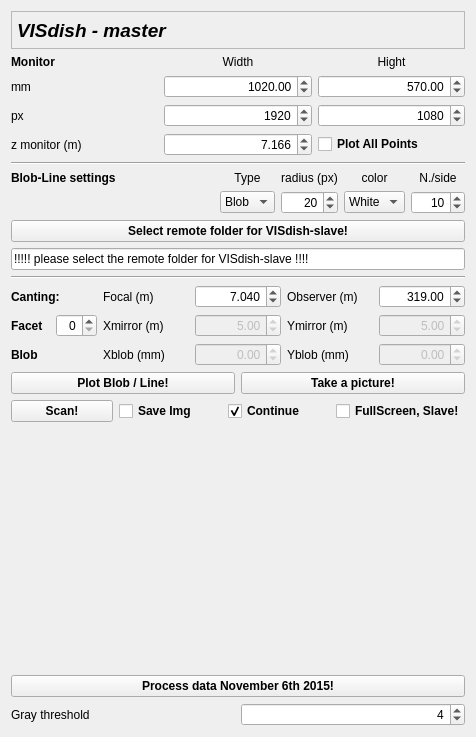
<?xml version="1.0" encoding="UTF-8"?>
<ui version="4.0">
 <class>Widget</class>
 <widget class="QWidget" name="Widget">
  <property name="geometry">
   <rect>
    <x>0</x>
    <y>0</y>
    <width>476</width>
    <height>737</height>
   </rect>
  </property>
  <property name="windowTitle">
   <string>Widget</string>
  </property>
  <layout class="QHBoxLayout" name="horizontalLayout_6">
   <item>
    <layout class="QVBoxLayout" name="verticalLayout">
     <item>
      <widget class="QLabel" name="label_36">
       <property name="font">
        <font>
         <pointsize>14</pointsize>
         <weight>75</weight>
         <italic>true</italic>
         <bold>true</bold>
        </font>
       </property>
       <property name="frameShape">
        <enum>QFrame::StyledPanel</enum>
       </property>
       <property name="frameShadow">
        <enum>QFrame::Raised</enum>
       </property>
       <property name="text">
        <string>VISdish - master</string>
       </property>
       <property name="alignment">
        <set>Qt::AlignLeading|Qt::AlignLeft|Qt::AlignVCenter</set>
       </property>
      </widget>
     </item>
     <item>
      <layout class="QGridLayout" name="gridLayout">
       <item row="0" column="0">
        <widget class="QLabel" name="label">
         <property name="font">
          <font>
           <weight>75</weight>
           <bold>true</bold>
          </font>
         </property>
         <property name="text">
          <string>Monitor</string>
         </property>
        </widget>
       </item>
       <item row="0" column="1">
        <widget class="QLabel" name="label_2">
         <property name="text">
          <string>Width</string>
         </property>
         <property name="alignment">
          <set>Qt::AlignCenter</set>
         </property>
        </widget>
       </item>
       <item row="0" column="2">
        <widget class="QLabel" name="label_3">
         <property name="text">
          <string>Hight</string>
         </property>
         <property name="alignment">
          <set>Qt::AlignCenter</set>
         </property>
        </widget>
       </item>
       <item row="1" column="0">
        <widget class="QLabel" name="label_4">
         <property name="text">
          <string>mm</string>
         </property>
        </widget>
       </item>
       <item row="1" column="1">
        <widget class="QDoubleSpinBox" name="dSB_MmmW">
         <property name="alignment">
          <set>Qt::AlignRight|Qt::AlignTrailing|Qt::AlignVCenter</set>
         </property>
         <property name="maximum">
          <double>2000.000000000000000</double>
         </property>
         <property name="singleStep">
          <double>1.000000000000000</double>
         </property>
         <property name="value">
          <double>1020.000000000000000</double>
         </property>
        </widget>
       </item>
       <item row="1" column="2">
        <widget class="QDoubleSpinBox" name="dSB_MmmH">
         <property name="alignment">
          <set>Qt::AlignRight|Qt::AlignTrailing|Qt::AlignVCenter</set>
         </property>
         <property name="maximum">
          <double>3000.000000000000000</double>
         </property>
         <property name="value">
          <double>570.000000000000000</double>
         </property>
        </widget>
       </item>
       <item row="2" column="0">
        <widget class="QLabel" name="label_5">
         <property name="text">
          <string>px</string>
         </property>
        </widget>
       </item>
       <item row="2" column="1">
        <widget class="QSpinBox" name="sB_MpxW">
         <property name="alignment">
          <set>Qt::AlignRight|Qt::AlignTrailing|Qt::AlignVCenter</set>
         </property>
         <property name="maximum">
          <number>3000</number>
         </property>
         <property name="value">
          <number>1920</number>
         </property>
        </widget>
       </item>
       <item row="2" column="2">
        <widget class="QSpinBox" name="sB_MpxH">
         <property name="alignment">
          <set>Qt::AlignRight|Qt::AlignTrailing|Qt::AlignVCenter</set>
         </property>
         <property name="maximum">
          <number>3000</number>
         </property>
         <property name="value">
          <number>1080</number>
         </property>
        </widget>
       </item>
       <item row="3" column="1">
        <layout class="QHBoxLayout" name="horizontalLayout_3">
         <item>
          <widget class="QDoubleSpinBox" name="dSB_zMonitor">
           <property name="alignment">
            <set>Qt::AlignRight|Qt::AlignTrailing|Qt::AlignVCenter</set>
           </property>
           <property name="decimals">
            <number>3</number>
           </property>
           <property name="singleStep">
            <double>0.010000000000000</double>
           </property>
           <property name="value">
            <double>7.166000000000000</double>
           </property>
          </widget>
         </item>
        </layout>
       </item>
       <item row="3" column="0">
        <widget class="QLabel" name="label_20">
         <property name="text">
          <string>z monitor (m)</string>
         </property>
        </widget>
       </item>
       <item row="3" column="2">
        <widget class="QCheckBox" name="checkBox_PAP">
         <property name="font">
          <font>
           <weight>75</weight>
           <bold>true</bold>
          </font>
         </property>
         <property name="text">
          <string>Plot All Points</string>
         </property>
         <property name="checked">
          <bool>false</bool>
         </property>
        </widget>
       </item>
      </layout>
     </item>
     <item>
      <widget class="Line" name="line">
       <property name="orientation">
        <enum>Qt::Horizontal</enum>
       </property>
      </widget>
     </item>
     <item>
      <layout class="QGridLayout" name="gridLayout_2">
       <item row="0" column="0">
        <widget class="QLabel" name="label_6">
         <property name="font">
          <font>
           <weight>75</weight>
           <bold>true</bold>
          </font>
         </property>
         <property name="text">
          <string>Blob-Line settings</string>
         </property>
        </widget>
       </item>
       <item row="0" column="2">
        <widget class="QLabel" name="label_7">
         <property name="text">
          <string>radius (px)</string>
         </property>
         <property name="alignment">
          <set>Qt::AlignCenter</set>
         </property>
        </widget>
       </item>
       <item row="0" column="3">
        <widget class="QLabel" name="label_8">
         <property name="text">
          <string>color</string>
         </property>
         <property name="alignment">
          <set>Qt::AlignCenter</set>
         </property>
        </widget>
       </item>
       <item row="0" column="4">
        <widget class="QLabel" name="label_9">
         <property name="text">
          <string>N./side</string>
         </property>
         <property name="alignment">
          <set>Qt::AlignCenter</set>
         </property>
        </widget>
       </item>
       <item row="1" column="0">
        <spacer name="horizontalSpacer">
         <property name="orientation">
          <enum>Qt::Horizontal</enum>
         </property>
         <property name="sizeHint" stdset="0">
          <size>
           <width>40</width>
           <height>20</height>
          </size>
         </property>
        </spacer>
       </item>
       <item row="1" column="2">
        <widget class="QSpinBox" name="sB_rBlob">
         <property name="alignment">
          <set>Qt::AlignRight|Qt::AlignTrailing|Qt::AlignVCenter</set>
         </property>
         <property name="maximum">
          <number>1000</number>
         </property>
         <property name="value">
          <number>20</number>
         </property>
        </widget>
       </item>
       <item row="1" column="3">
        <widget class="QComboBox" name="comboBox">
         <item>
          <property name="text">
           <string>White</string>
          </property>
         </item>
         <item>
          <property name="text">
           <string>Black</string>
          </property>
         </item>
        </widget>
       </item>
       <item row="1" column="4">
        <widget class="QSpinBox" name="sB_Nblob">
         <property name="alignment">
          <set>Qt::AlignRight|Qt::AlignTrailing|Qt::AlignVCenter</set>
         </property>
         <property name="maximum">
          <number>1000</number>
         </property>
         <property name="value">
          <number>10</number>
         </property>
        </widget>
       </item>
       <item row="0" column="1">
        <widget class="QLabel" name="label_21">
         <property name="text">
          <string>Type</string>
         </property>
         <property name="alignment">
          <set>Qt::AlignCenter</set>
         </property>
        </widget>
       </item>
       <item row="1" column="1">
        <widget class="QComboBox" name="comboBox_BlobLine">
         <property name="currentIndex">
          <number>0</number>
         </property>
         <item>
          <property name="text">
           <string>Blob</string>
          </property>
         </item>
         <item>
          <property name="text">
           <string>Line</string>
          </property>
         </item>
        </widget>
       </item>
      </layout>
     </item>
     <item>
      <widget class="QPushButton" name="pushButton_slaveFolder">
       <property name="font">
        <font>
         <weight>75</weight>
         <bold>true</bold>
        </font>
       </property>
       <property name="text">
        <string>Select remote folder for VISdish-slave!</string>
       </property>
      </widget>
     </item>
     <item>
      <widget class="QLineEdit" name="lineEdit_slaveFolder">
       <property name="text">
        <string>!!!!! please select the remote folder for VISdish-slave !!!!</string>
       </property>
      </widget>
     </item>
     <item>
      <widget class="Line" name="line_2">
       <property name="orientation">
        <enum>Qt::Horizontal</enum>
       </property>
      </widget>
     </item>
     <item>
      <layout class="QGridLayout" name="gridLayout_3">
       <item row="0" column="0">
        <widget class="QLabel" name="label_17">
         <property name="font">
          <font>
           <weight>75</weight>
           <bold>true</bold>
          </font>
         </property>
         <property name="text">
          <string>Canting:</string>
         </property>
        </widget>
       </item>
       <item row="0" column="1">
        <widget class="QLabel" name="label_11">
         <property name="text">
          <string>Focal (m)</string>
         </property>
        </widget>
       </item>
       <item row="0" column="2">
        <widget class="QDoubleSpinBox" name="dSB_focal">
         <property name="alignment">
          <set>Qt::AlignRight|Qt::AlignTrailing|Qt::AlignVCenter</set>
         </property>
         <property name="decimals">
          <number>3</number>
         </property>
         <property name="singleStep">
          <double>0.010000000000000</double>
         </property>
         <property name="value">
          <double>7.040000000000000</double>
         </property>
        </widget>
       </item>
       <item row="0" column="3">
        <widget class="QLabel" name="label_12">
         <property name="text">
          <string>Observer (m)</string>
         </property>
        </widget>
       </item>
       <item row="0" column="4">
        <widget class="QDoubleSpinBox" name="dSB_observer">
         <property name="alignment">
          <set>Qt::AlignRight|Qt::AlignTrailing|Qt::AlignVCenter</set>
         </property>
         <property name="maximum">
          <double>9999.989999999999782</double>
         </property>
         <property name="value">
          <double>319.000000000000000</double>
         </property>
        </widget>
       </item>
       <item row="1" column="0">
        <layout class="QHBoxLayout" name="horizontalLayout_2">
         <item>
          <widget class="QLabel" name="label_18">
           <property name="font">
            <font>
             <weight>75</weight>
             <bold>true</bold>
            </font>
           </property>
           <property name="text">
            <string>Facet</string>
           </property>
          </widget>
         </item>
         <item>
          <widget class="QSpinBox" name="sB_Nfacet">
           <property name="alignment">
            <set>Qt::AlignRight|Qt::AlignTrailing|Qt::AlignVCenter</set>
           </property>
           <property name="minimum">
            <number>0</number>
           </property>
           <property name="value">
            <number>0</number>
           </property>
          </widget>
         </item>
        </layout>
       </item>
       <item row="1" column="1">
        <widget class="QLabel" name="label_13">
         <property name="text">
          <string>Xmirror (m)</string>
         </property>
        </widget>
       </item>
       <item row="1" column="2">
        <widget class="QDoubleSpinBox" name="dSB_Xmirror">
         <property name="enabled">
          <bool>false</bool>
         </property>
         <property name="alignment">
          <set>Qt::AlignRight|Qt::AlignTrailing|Qt::AlignVCenter</set>
         </property>
         <property name="minimum">
          <double>-99.989999999999995</double>
         </property>
         <property name="value">
          <double>5.000000000000000</double>
         </property>
        </widget>
       </item>
       <item row="1" column="3">
        <widget class="QLabel" name="label_14">
         <property name="text">
          <string>Ymirror (m)</string>
         </property>
        </widget>
       </item>
       <item row="1" column="4">
        <widget class="QDoubleSpinBox" name="dSB_Ymirror">
         <property name="enabled">
          <bool>false</bool>
         </property>
         <property name="alignment">
          <set>Qt::AlignRight|Qt::AlignTrailing|Qt::AlignVCenter</set>
         </property>
         <property name="minimum">
          <double>-99.989999999999995</double>
         </property>
         <property name="value">
          <double>5.000000000000000</double>
         </property>
        </widget>
       </item>
       <item row="2" column="0">
        <widget class="QLabel" name="label_19">
         <property name="font">
          <font>
           <weight>75</weight>
           <bold>true</bold>
          </font>
         </property>
         <property name="text">
          <string>Blob</string>
         </property>
        </widget>
       </item>
       <item row="2" column="1">
        <widget class="QLabel" name="label_15">
         <property name="text">
          <string>Xblob (mm)</string>
         </property>
        </widget>
       </item>
       <item row="2" column="2">
        <widget class="QDoubleSpinBox" name="dSB_Xblob">
         <property name="enabled">
          <bool>false</bool>
         </property>
         <property name="alignment">
          <set>Qt::AlignRight|Qt::AlignTrailing|Qt::AlignVCenter</set>
         </property>
         <property name="minimum">
          <double>-10000.000000000000000</double>
         </property>
         <property name="maximum">
          <double>10000.000000000000000</double>
         </property>
         <property name="value">
          <double>0.000000000000000</double>
         </property>
        </widget>
       </item>
       <item row="2" column="3">
        <widget class="QLabel" name="label_16">
         <property name="text">
          <string>Yblob (mm)</string>
         </property>
        </widget>
       </item>
       <item row="2" column="4">
        <widget class="QDoubleSpinBox" name="dSB_Yblob">
         <property name="enabled">
          <bool>false</bool>
         </property>
         <property name="alignment">
          <set>Qt::AlignRight|Qt::AlignTrailing|Qt::AlignVCenter</set>
         </property>
         <property name="minimum">
          <double>-10000.000000000000000</double>
         </property>
         <property name="maximum">
          <double>10000.000000000000000</double>
         </property>
         <property name="value">
          <double>0.000000000000000</double>
         </property>
        </widget>
       </item>
      </layout>
     </item>
     <item>
      <layout class="QHBoxLayout" name="horizontalLayout_4">
       <item>
        <widget class="QPushButton" name="pushButton_plotBlob">
         <property name="font">
          <font>
           <weight>75</weight>
           <bold>true</bold>
          </font>
         </property>
         <property name="text">
          <string>Plot Blob / Line!</string>
         </property>
        </widget>
       </item>
       <item>
        <widget class="QPushButton" name="pushButton_TakePicture">
         <property name="font">
          <font>
           <weight>75</weight>
           <bold>true</bold>
          </font>
         </property>
         <property name="text">
          <string>Take a picture!</string>
         </property>
        </widget>
       </item>
      </layout>
     </item>
     <item>
      <layout class="QHBoxLayout" name="horizontalLayout">
       <item>
        <widget class="QPushButton" name="pushButton">
         <property name="font">
          <font>
           <weight>75</weight>
           <bold>true</bold>
          </font>
         </property>
         <property name="text">
          <string>Scan!</string>
         </property>
        </widget>
       </item>
       <item>
        <widget class="QCheckBox" name="checkBox_save">
         <property name="font">
          <font>
           <weight>75</weight>
           <bold>true</bold>
          </font>
         </property>
         <property name="text">
          <string>Save Img</string>
         </property>
        </widget>
       </item>
       <item>
        <widget class="QCheckBox" name="checkBox">
         <property name="font">
          <font>
           <weight>75</weight>
           <bold>true</bold>
          </font>
         </property>
         <property name="text">
          <string>Continue</string>
         </property>
         <property name="checked">
          <bool>true</bool>
         </property>
        </widget>
       </item>
       <item>
        <widget class="QCheckBox" name="checkBox_FS">
         <property name="font">
          <font>
           <weight>75</weight>
           <bold>true</bold>
          </font>
         </property>
         <property name="text">
          <string>FullScreen, Slave!</string>
         </property>
        </widget>
       </item>
      </layout>
     </item>
     <item>
      <widget class="QLabel" name="label_10">
       <property name="sizePolicy">
        <sizepolicy hsizetype="Fixed" vsizetype="Fixed">
         <horstretch>0</horstretch>
         <verstretch>0</verstretch>
        </sizepolicy>
       </property>
       <property name="minimumSize">
        <size>
         <width>429</width>
         <height>241</height>
        </size>
       </property>
       <property name="maximumSize">
        <size>
         <width>429</width>
         <height>241</height>
        </size>
       </property>
       <property name="text">
        <string/>
       </property>
       <property name="pixmap">
        <pixmap>../../../../../../run/media/marco/d2quadra/VISdish/currentBlob.ppm</pixmap>
       </property>
       <property name="scaledContents">
        <bool>true</bool>
       </property>
      </widget>
     </item>
     <item>
      <widget class="QPushButton" name="pushButton_process">
       <property name="font">
        <font>
         <weight>75</weight>
         <bold>true</bold>
        </font>
       </property>
       <property name="text">
        <string>Process data November 6th 2015!</string>
       </property>
      </widget>
     </item>
     <item>
      <layout class="QHBoxLayout" name="horizontalLayout_5">
       <item>
        <widget class="QLabel" name="label_22">
         <property name="text">
          <string>Gray threshold</string>
         </property>
        </widget>
       </item>
       <item>
        <widget class="QSpinBox" name="spinBox_threshold">
         <property name="alignment">
          <set>Qt::AlignRight|Qt::AlignTrailing|Qt::AlignVCenter</set>
         </property>
         <property name="maximum">
          <number>255</number>
         </property>
         <property name="value">
          <number>4</number>
         </property>
        </widget>
       </item>
      </layout>
     </item>
    </layout>
   </item>
  </layout>
 </widget>
 <layoutdefault spacing="6" margin="11"/>
 <resources/>
 <connections/>
</ui>
